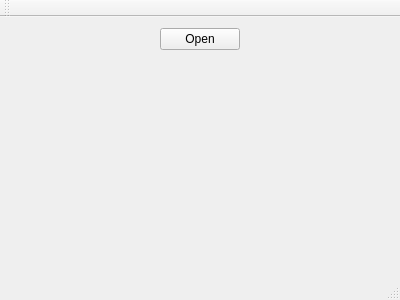
<?xml version="1.0" encoding="UTF-8"?>
<ui version="4.0">
 <class>MainWindow</class>
 <widget class="QMainWindow" name="MainWindow">
  <property name="geometry">
   <rect>
    <x>0</x>
    <y>0</y>
    <width>400</width>
    <height>300</height>
   </rect>
  </property>
  <property name="windowTitle">
   <string>Распределение объектов на изображении</string>
  </property>
  <property name="windowIcon">
   <iconset resource="sources.qrc">
    <normaloff>:/Icons/favicon.png</normaloff>:/Icons/favicon.png</iconset>
  </property>
  <widget class="QWidget" name="centralWidget">
   <layout class="QVBoxLayout" name="verticalLayout">
    <item>
     <layout class="QHBoxLayout" name="horizontalLayout">
      <item>
       <spacer name="horizontalSpacer_2">
        <property name="orientation">
         <enum>Qt::Horizontal</enum>
        </property>
        <property name="sizeHint" stdset="0">
         <size>
          <width>40</width>
          <height>20</height>
         </size>
        </property>
       </spacer>
      </item>
      <item>
       <widget class="QPushButton" name="openButton">
        <property name="text">
         <string>Open</string>
        </property>
       </widget>
      </item>
      <item>
       <spacer name="horizontalSpacer">
        <property name="orientation">
         <enum>Qt::Horizontal</enum>
        </property>
        <property name="sizeHint" stdset="0">
         <size>
          <width>40</width>
          <height>20</height>
         </size>
        </property>
       </spacer>
      </item>
     </layout>
    </item>
    <item>
     <widget class="ImageViewerWidget" name="widget" native="true"/>
    </item>
   </layout>
  </widget>
  <widget class="QMenuBar" name="menuBar">
   <property name="geometry">
    <rect>
     <x>0</x>
     <y>0</y>
     <width>400</width>
     <height>21</height>
    </rect>
   </property>
  </widget>
  <widget class="QToolBar" name="mainToolBar">
   <attribute name="toolBarArea">
    <enum>TopToolBarArea</enum>
   </attribute>
   <attribute name="toolBarBreak">
    <bool>false</bool>
   </attribute>
  </widget>
  <widget class="QStatusBar" name="statusBar"/>
 </widget>
 <layoutdefault spacing="6" margin="11"/>
 <customwidgets>
  <customwidget>
   <class>ImageViewerWidget</class>
   <extends>QWidget</extends>
   <header>Widgets/imageviewerwidget.h</header>
   <container>1</container>
  </customwidget>
 </customwidgets>
 <resources>
  <include location="sources.qrc"/>
 </resources>
 <connections/>
</ui>
